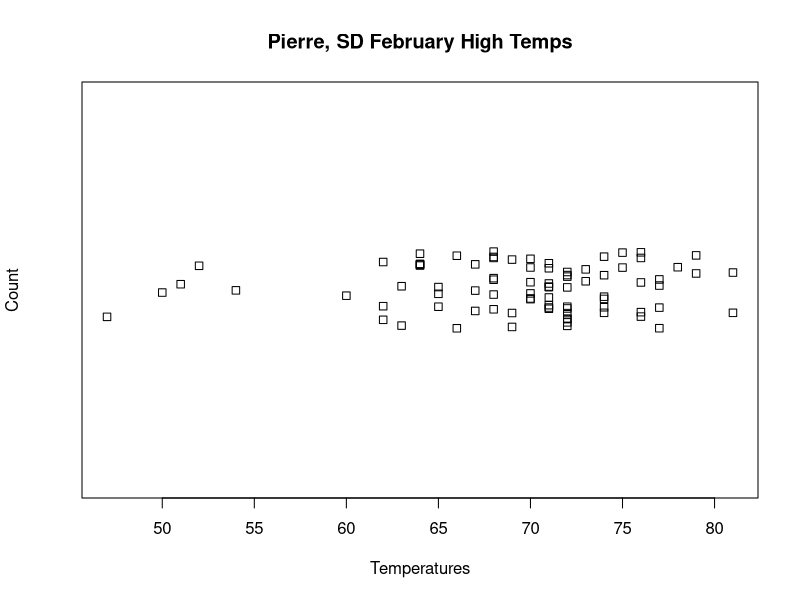

The R source for this figure:
# Example script provided for Assignment 2
# Make sure you set your working directory before execurting the following script

Weather <- read.csv("scweather.csv")
View(Weather)
counts <- table(Weather$Tmax)
print(Weather$TMAX)
stripchart(Weather$TMAX, method="jitter", main="Pierre, SD February High Temps",ylab="Count", xlab="Temperatures")
           
# Looking at the scatterplot provide your answers along with your explanation.  You will need to load the two 
# other data sets for each city and create a stripchart for those temperatures. 
# Save each Plot using the Export option in the Plots area.
# Save As Image option so a comparison can be made and referenced in your solution responses.